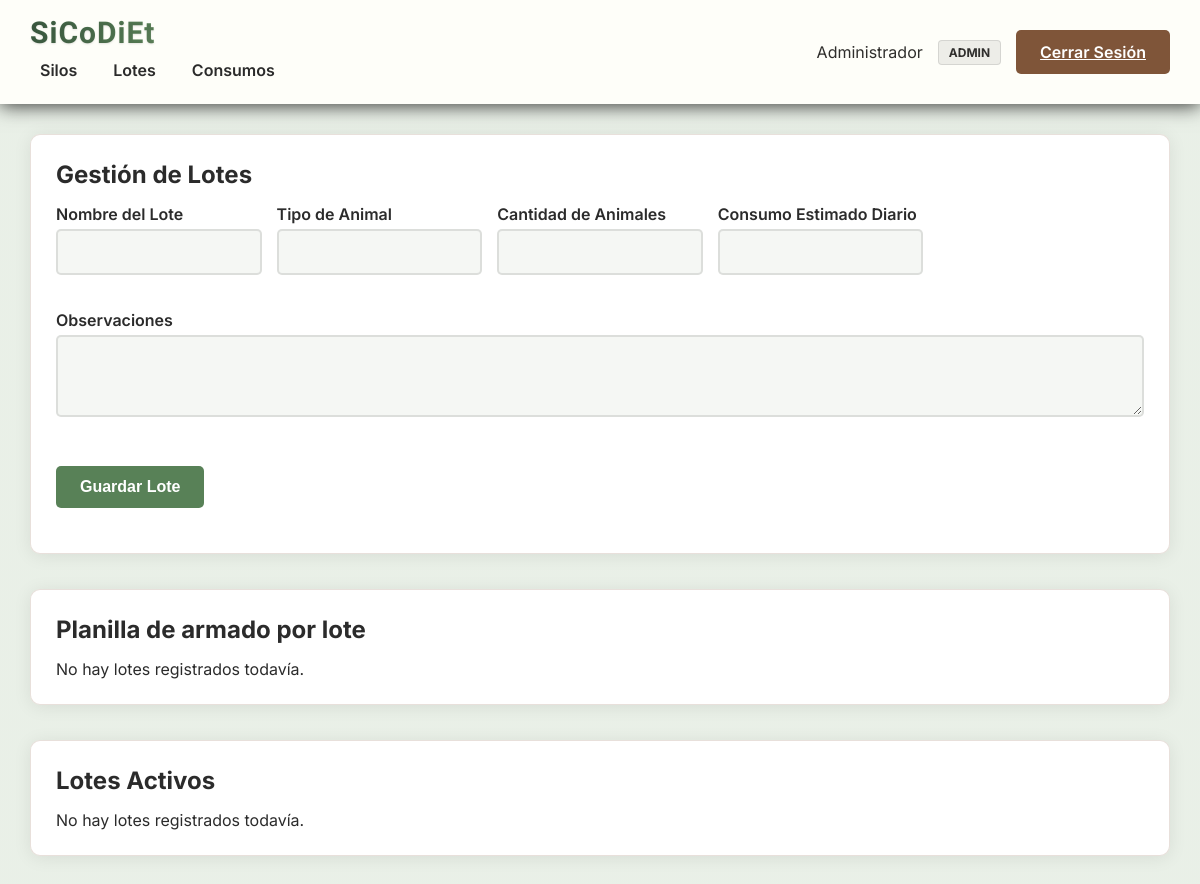
Before: /lotes.php (signed in) with the older database file.
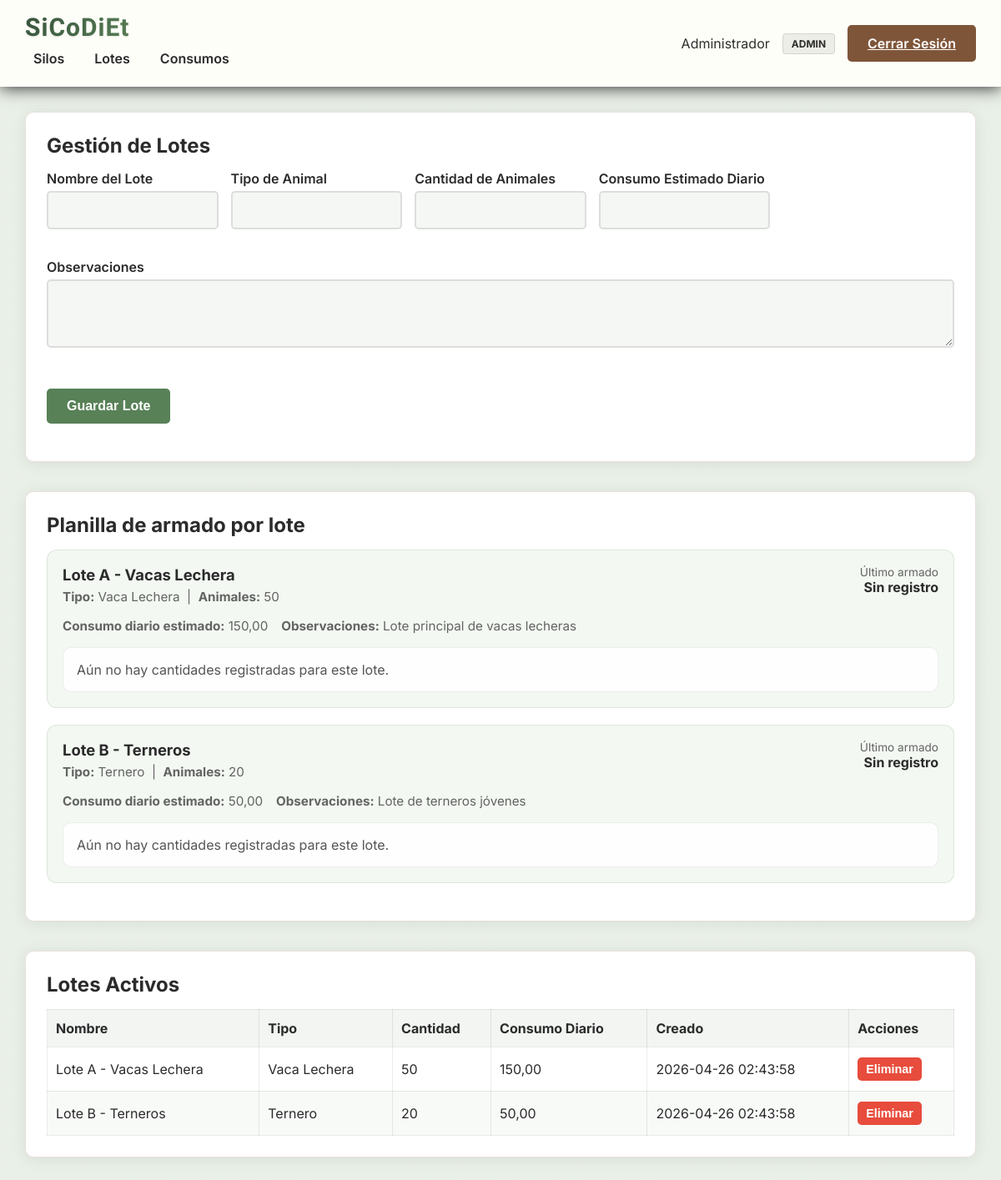
After: the same page with the newer database file.
### tables this page shows
CREATE TABLE lotes (
    id INT AUTO_INCREMENT PRIMARY KEY,
    nombre VARCHAR(100) NOT NULL,
    tipo_animal VARCHAR(100) NOT NULL,
    cantidad_animales INT NOT NULL DEFAULT 0,
    consumo_estimado_diario DECIMAL(10,2) DEFAULT 0,
    observaciones TEXT,
    activo BOOLEAN DEFAULT TRUE,
    fecha_creacion TIMESTAMP DEFAULT CURRENT_TIMESTAMP
);

### lotes.php (the view, shortened to what this page needs)
<?php
require_once 'includes/db.php';
$lotes_data = [];
$lotes = $conn->query("SELECT * FROM lotes WHERE activo = TRUE ORDER BY fecha_creacion DESC");
while ($row = $lotes->fetch_assoc()) {
    $lotes_data[] = $row;
}
$planillas = [];
foreach ($lotes_data as $lote) {
    $planilla = ['lote' => $lote, 'fecha' => null, 'hora' => null, 'items' => []];
    $planillas[] = $planilla;
}
?>
<!DOCTYPE html>
<html lang="es">
<head>
    <link rel="stylesheet" href="assets/css/style.css">
</head>
<body>
    <?php include 'includes/header.php'; ?>
    <div class="container">
        <div class="card">
            <div class="card-header">
                <h2>Gestión de Lotes</h2>
            </div>
            <div class="card-body">
                <form method="post" class="form-grid">
                    <div class="form-group">
                        <label>Nombre del Lote</label>
                        <input type="text" name="nombre" required>
                    </div>
                    <div class="form-group">
                        <label>Tipo de Animal</label>
                        <input type="text" name="tipo_animal" required>
                    </div>
                    <div class="form-group">
                        <label>Cantidad de Animales</label>
                        <input type="number" name="cantidad_animales" min="1" required>
                    </div>
                    <div class="form-group">
                        <label>Consumo Estimado Diario</label>
                        <input type="number" name="consumo_estimado_diario" step="0.01" min="0">
                    </div>
                    <div class="form-group form-full">
                        <label>Observaciones</label>
                        <textarea name="observaciones" rows="3"></textarea>
                    </div>
                    <div class="form-group form-full">
                        <button type="submit" class="btn btn-primary">Guardar Lote</button>
                    </div>
                </form>
            </div>
        </div>
        <div class="card">
            <div class="card-header">
                <h2>Planilla de armado por lote</h2>
            </div>
            <div class="card-body">
                <?php if (count($planillas) === 0): ?>
                    <p>No hay lotes registrados todavía.</p>
                <?php else: ?>
                    <?php foreach ($planillas as $planilla): ?>
                        <div class="planilla-card">
                            <div class="planilla-top">
                                <div>
                                    <h3><?php echo htmlspecialchars($planilla['lote']['nombre']); ?></h3>
                                    <p class="planilla-meta">
                                        <strong>Tipo:</strong> <?php echo htmlspecialchars($planilla['lote']['tipo_animal']); ?>
                                        &nbsp;|&nbsp;
                                        <strong>Animales:</strong> <?php echo intval($planilla['lote']['cantidad_animales']); ?>
                                    </p>
                                </div>
                                <div class="planilla-top-right">
                                    <span>Último armado</span>
                                    <strong>
                                        <?php if ($planilla['fecha'] && $planilla['hora']): ?>
                                            <?php echo htmlspecialchars($planilla['fecha'] . ' ' . $planilla['hora']); ?>
                                        <?php else: ?>
                                            Sin registro
                                        <?php endif; ?>
                                    </strong>
                                </div>
                            </div>
                            <div class="planilla-summary">
                                <span><strong>Consumo diario estimado:</strong> <?php echo number_format($planilla['lote']['consumo_estimado_diario'], 2, ',', '.'); ?></span>
                                <span><strong>Observaciones:</strong> <?php echo htmlspecialchars($planilla['lote']['observaciones']); ?></span>
                            </div>
                            <?php if (count($planilla['items']) === 0): ?>
                                <p class="planilla-empty">Aún no hay cantidades registradas para este lote.</p>
                            <?php endif; ?>
                        </div>
                    <?php endforeach; ?>
                <?php endif; ?>
            </div>
        </div>
        <div class="card">
            <div class="card-header">
                <h2>Lotes Activos</h2>
            </div>
            <div class="card-body">
                <?php if (count($lotes_data) === 0): ?>
                    <p>No hay lotes registrados todavía.</p>
                <?php else: ?>
                    <table class="table">
                        <thead>
                            <tr>
                                <th>Nombre</th>
                                <th>Tipo</th>
                                <th>Cantidad</th>
                                <th>Consumo Diario</th>
                                <th>Creado</th>
                                <th>Acciones</th>
                            </tr>
                        </thead>
                        <tbody>
                            <?php foreach ($lotes_data as $lote): ?>
                                <tr>
                                    <td><?php echo htmlspecialchars($lote['nombre']); ?></td>
                                    <td><?php echo htmlspecialchars($lote['tipo_animal']); ?></td>
                                    <td><?php echo intval($lote['cantidad_animales']); ?></td>
                                    <td><?php echo number_format($lote['consumo_estimado_diario'], 2, ',', '.'); ?></td>
                                    <td><?php echo htmlspecialchars($lote['fecha_creacion']); ?></td>
                                    <td>
                                        <form method="post" style="display:inline-block;">
                                            <button type="submit" class="btn btn-danger btn-small">Eliminar</button>
                                        </form>
                                    </td>
                                </tr>
                            <?php endforeach; ?>
                        </tbody>
                    </table>
                <?php endif; ?>
            </div>
        </div>
    </div>
</body>
</html>

### includes/header.php
<header>
    <div class="header-left">
        <h1>SiCoDiEt</h1>
        <nav class="main-nav">
            <a href="silos.php">Silos</a>
            <a href="lotes.php">Lotes</a>
            <a href="consumos.php">Consumos</a>
        </nav>
    </div>
    <div class="header-right">
        <span><?php echo htmlspecialchars($_SESSION['nombre']); ?></span>
        <span class="badge"><?php echo ucfirst($_SESSION['rol']); ?></span>
        <a href="logout.php" class="btn btn-secondary">Cerrar Sesión</a>
    </div>
</header>

### assets/css/style.css (style rules this page uses)
* { margin: 0; padding: 0; box-sizing: border-box; }
:root { --bg-dark: #E8EFE6; --bg-mid: #F5F7F4; --bg-soft: #F5F7F4; --surface: #FFFFFF; --accent: #588157; --accent-dark: #3A5A40; --accent-soft: #A3B18A; --brown: #7F5539; --brown-dark: #B08968; --text-light: #2B2B2B; --text-dark: #2B2B2B; --muted: #7F5539; --border: rgba(127, 85, 57, 0.18); }
body { font-family: 'Inter', sans-serif; background: linear-gradient(180deg, rgba(232, 239, 230, 0.95), rgba(232, 239, 230, 0.95)); color: var(--text-dark); }
header { background: rgba(255, 255, 250, 0.95); padding: 18px 30px; box-shadow: 0 2px 18px rgba(0, 0, 0, 0.756); display: flex; justify-content: space-between; align-items: center; }
.main-nav { display: flex; gap: 16px; margin-top: 6px; }
.main-nav a { color: var(--text-dark); text-decoration: none; font-weight: 600; padding: 6px 10px; border-radius: 8px; }
.header-left h1 { font-family: 'Merienda', cursive; font-size: 30px; font-weight: 700; letter-spacing: 1px; line-height: 1; margin: 0; background: linear-gradient(120deg, #3A5A40 0%, #588157 45%, #A3B18A 100%); -webkit-background-clip: text; -webkit-text-fill-color: transparent; text-shadow: 0 1px 2px rgba(43, 43, 43, 0.12); }
.header-right { display: flex; gap: 15px; align-items: center; }
.header-right span, .header-right .badge { color: #2f2e2c; }
.header-right .badge { background: rgba(47, 46, 44, 0.08); border: 1px solid rgba(47, 46, 44, 0.12); }
.container { max-width: 1400px; margin: 0 auto; padding: 30px; }
.card { background: rgba(255, 255, 255, 0.98); border-radius: 10px; padding: 25px; margin-bottom: 35px; box-shadow: 0 2px 18px rgba(0, 0, 0, 0.08); border: 1px solid var(--border); }
.card-header { display: flex; justify-content: space-between; align-items: center; margin-bottom: 15px; }
.btn { display: inline-block; margin-top: 0; }
.badge { padding: 4px 10px; border-radius: 4px; font-size: 12px; font-weight: 700; text-transform: uppercase; color: white; }
.btn { padding: 12px 24px; border: none; border-radius: 5px; cursor: pointer; font-size: 16px; font-weight: 600; transition: all 0.3s; }
.btn-primary { background: var(--accent); color: var(--surface); margin-top: 10px; }
.btn-secondary { background: var(--brown); color: var(--surface); }
.btn-danger { background: #e74c3c; color: var(--surface); }
.form-group { margin-bottom: 20px; }
.form-group label { display: block; margin-bottom: 5px; font-weight: 600; }
.form-group input, .form-group textarea, .form-group select { width: 100%; padding: 12px; border: 2px solid rgba(43, 43, 43, 0.12); border-radius: 5px; font-size: 16px; background: #F5F7F4; color: var(--text-dark); }
.form-grid { display: grid; grid-template-columns: repeat(auto-fit, minmax(200px, 1fr)); gap: 15px; }
.form-full { grid-column: 1 / -1; }
.table { width: 100%; border-collapse: collapse; margin-top: 10px; }
.table th, .table td { border: 1px solid rgba(0, 0, 0, 0.08); padding: 12px 10px; text-align: left; }
.table th { background: rgba(88, 129, 87, 0.08); font-weight: 700; }
.table tbody tr:nth-child(even) { background: rgba(88, 129, 87, 0.04); }
.planilla-card { border: 1px solid rgba(88, 129, 87, 0.15); background: rgba(242, 248, 241, 0.9); border-radius: 12px; padding: 18px; margin-bottom: 20px; }
.planilla-top { display: flex; justify-content: space-between; gap: 1rem; flex-wrap: wrap; margin-bottom: 1rem; }
.planilla-top h3 { margin-bottom: 0.3rem; font-size: 1.15rem; }
.planilla-meta, .planilla-summary span { display: inline-block; color: rgba(43, 43, 43, 0.72); font-size: 0.95rem; }
.planilla-top-right { text-align: right; }
.planilla-top-right span { display: block; color: rgba(43, 43, 43, 0.72); font-size: 0.85rem; }
.planilla-summary { display: flex; flex-wrap: wrap; gap: 1rem; margin-bottom: 1rem; }
.planilla-empty { margin: 0; padding: 16px; border-radius: 10px; background: rgba(255, 255, 255, 0.8); color: rgba(43, 43, 43, 0.8); border: 1px solid rgba(43, 43, 43, 0.08); }
.btn-small { padding: 6px 10px; font-size: 0.9rem; }

Changed rows visible on the page:
added lotes: nombre "Lote A - Vacas Lechera", tipo_animal "Vaca Lechera", cantidad_animales "50", consumo_estimado_diario "150,00", observaciones "Lote principal de vacas lecheras", fecha_creacion "2026-04-26 02:43:58"
added lotes: nombre "Lote B - Terneros", tipo_animal "Ternero", cantidad_animales "20", consumo_estimado_diario "50,00", observaciones "Lote de terneros jóvenes", fecha_creacion "2026-04-26 02:43:58"
Other visible differences:
text no longer shown: "No hay lotes registrados todavía. No hay lotes registrados todavía."
text now shown: "Nombre Tipo Cantidad Consumo Diario Creado Acciones"
